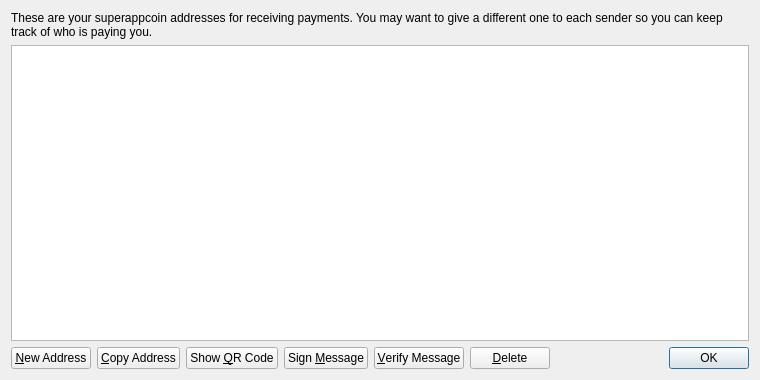
<?xml version="1.0" encoding="UTF-8"?>
<ui version="4.0">
 <class>AddressBookPage</class>
 <widget class="QWidget" name="AddressBookPage">
  <property name="geometry">
   <rect>
    <x>0</x>
    <y>0</y>
    <width>760</width>
    <height>380</height>
   </rect>
  </property>
  <property name="windowTitle">
   <string>Address Book</string>
  </property>
  <layout class="QVBoxLayout" name="verticalLayout">
   <item>
    <widget class="QLabel" name="labelExplanation">
     <property name="text">
      <string>These are your superappcoin addresses for receiving payments. You may want to give a different one to each sender so you can keep track of who is paying you.</string>
     </property>
     <property name="textFormat">
      <enum>Qt::PlainText</enum>
     </property>
     <property name="wordWrap">
      <bool>true</bool>
     </property>
    </widget>
   </item>
   <item>
    <widget class="QTableView" name="tableView">
     <property name="contextMenuPolicy">
      <enum>Qt::CustomContextMenu</enum>
     </property>
     <property name="toolTip">
      <string>Double-click to edit address or label</string>
     </property>
     <property name="tabKeyNavigation">
      <bool>false</bool>
     </property>
     <property name="alternatingRowColors">
      <bool>true</bool>
     </property>
     <property name="selectionMode">
      <enum>QAbstractItemView::SingleSelection</enum>
     </property>
     <property name="selectionBehavior">
      <enum>QAbstractItemView::SelectRows</enum>
     </property>
     <property name="sortingEnabled">
      <bool>true</bool>
     </property>
     <attribute name="verticalHeaderVisible">
      <bool>false</bool>
     </attribute>
    </widget>
   </item>
   <item>
    <layout class="QHBoxLayout" name="horizontalLayout">
     <item>
      <widget class="QPushButton" name="newAddressButton">
       <property name="toolTip">
        <string>Create a new address</string>
       </property>
       <property name="text">
        <string>&amp;New Address</string>
       </property>
       <property name="icon">
        <iconset resource="../bitcoin.qrc">
         <normaloff>:/icons/add</normaloff>:/icons/add</iconset>
       </property>
      </widget>
     </item>
     <item>
      <widget class="QPushButton" name="copyToClipboard">
       <property name="toolTip">
        <string>Copy the currently selected address to the system clipboard</string>
       </property>
       <property name="text">
        <string>&amp;Copy Address</string>
       </property>
       <property name="icon">
        <iconset resource="../bitcoin.qrc">
         <normaloff>:/icons/editcopy</normaloff>:/icons/editcopy</iconset>
       </property>
      </widget>
     </item>
     <item>
      <widget class="QPushButton" name="showQRCode">
       <property name="text">
        <string>Show &amp;QR Code</string>
       </property>
       <property name="icon">
        <iconset resource="../bitcoin.qrc">
         <normaloff>:/icons/qrcode</normaloff>:/icons/qrcode</iconset>
       </property>
      </widget>
     </item>
     <item>
      <widget class="QPushButton" name="signMessage">
       <property name="toolTip">
        <string>Sign a message to prove you own a superappcoin address</string>
       </property>
       <property name="text">
        <string>Sign &amp;Message</string>
       </property>
       <property name="icon">
        <iconset resource="../bitcoin.qrc">
         <normaloff>:/icons/edit</normaloff>:/icons/edit</iconset>
       </property>
      </widget>
     </item>
     <item>
      <widget class="QPushButton" name="verifyMessage">
       <property name="toolTip">
        <string>Verify a message to ensure it was signed with a specified superappcoin address</string>
       </property>
       <property name="text">
        <string>&amp;Verify Message</string>
       </property>
       <property name="icon">
        <iconset resource="../bitcoin.qrc">
         <normaloff>:/icons/transaction_0</normaloff>:/icons/transaction_0</iconset>
       </property>
      </widget>
     </item>
     <item>
      <widget class="QPushButton" name="deleteButton">
       <property name="toolTip">
        <string>Delete the currently selected address from the list</string>
       </property>
       <property name="text">
        <string>&amp;Delete</string>
       </property>
       <property name="icon">
        <iconset resource="../bitcoin.qrc">
         <normaloff>:/icons/remove</normaloff>:/icons/remove</iconset>
       </property>
      </widget>
     </item>
     <item>
      <spacer name="horizontalSpacer">
       <property name="orientation">
        <enum>Qt::Horizontal</enum>
       </property>
       <property name="sizeHint" stdset="0">
        <size>
         <width>40</width>
         <height>20</height>
        </size>
       </property>
      </spacer>
     </item>
     <item>
      <widget class="QDialogButtonBox" name="buttonBox">
       <property name="sizePolicy">
        <sizepolicy hsizetype="Maximum" vsizetype="Fixed">
         <horstretch>0</horstretch>
         <verstretch>0</verstretch>
        </sizepolicy>
       </property>
       <property name="standardButtons">
        <set>QDialogButtonBox::Ok</set>
       </property>
      </widget>
     </item>
    </layout>
   </item>
  </layout>
 </widget>
 <resources>
  <include location="../bitcoin.qrc"/>
 </resources>
 <connections/>
</ui>
